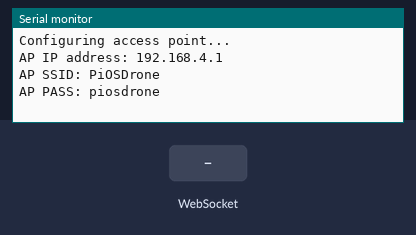
The sketch below on a simulated ESP8266 (NodeMCU). Parts: the last lines printed to the serial monitor. The inputs (shaded band) are chosen by the test bench.

Above: at 2.2 s.
2.3 s: WebSocket text "1" received
At 3.5 s:
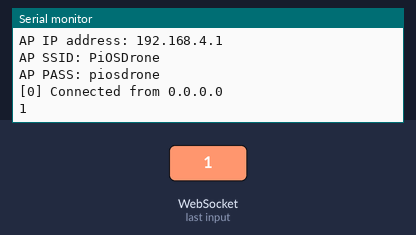
3.8 s: WebSocket text "0" received
At 4.7 s:
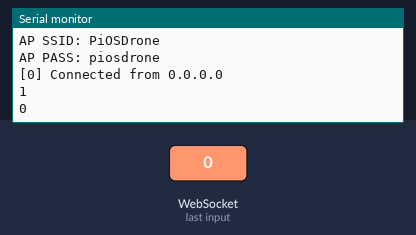
5.3 s: WebSocket text "2" received
At 5.8 s:
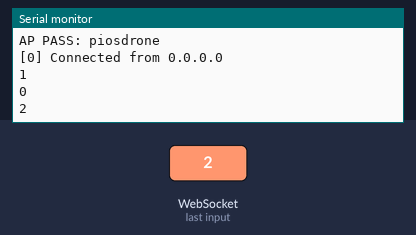

The sketch:

PiOSDrone.ino
```cpp
#include <Arduino.h>
#include <ESP8266WiFi.h>
#include <WebSocketsServer.h>
#include <SPI.h>

WebSocketsServer webSocket = WebSocketsServer(81);

void webSocketEvent(uint8_t num, WStype_t type, uint8_t *payload, size_t length) {
    switch (type) {
        case WStype_DISCONNECTED:
            Serial.printf("[%u] Disconnected!\n", num);
            break;

        case WStype_CONNECTED: {
            IPAddress ip = webSocket.remoteIP(num);
            Serial.printf("[%u] Connected from %d.%d.%d.%d\n", num, ip[0], ip[1], ip[2], ip[3]);
            break;
        }

        case WStype_TEXT:
            Serial.printf("%s\n", payload);
            break;
    }
}

const char *ssid = "PiOSDrone";
const char *password = "piosdrone";

void setup() {
    delay(1000);
    Serial.begin(115200);
    Serial.println();
    Serial.println("Configuring access point...");

    WiFi.softAP(ssid, password);

    IPAddress myIP = WiFi.softAPIP();

    Serial.print("AP IP address: ");
    Serial.println(myIP);
    Serial.print("AP SSID: ");
    Serial.println(ssid);
    Serial.print("AP PASS: ");
    Serial.println(password);

    webSocket.begin();
    webSocket.onEvent(webSocketEvent);
}

void loop() {
    webSocket.loop();
}
```

Measured:
- after the input at 2.3 s, the serial monitor: prints a new line at once (image 1)
- after the input at 3.8 s, the serial monitor: prints a new line at once (image 2)
- after the input at 5.3 s, the serial monitor: prints a new line at once (image 3)
